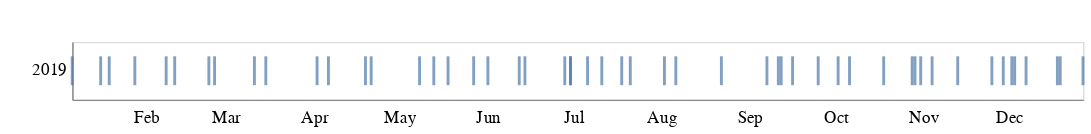

The notebook cell this image was saved under:
### Markdown cell above
### When did Elise finish her books?

### Code cell
# DESKTOP 
alt.Chart(books).mark_tick(thickness=2,size=20).encode(
    x=alt.X('date',axis=alt.Axis(tickCount=12, format='%b', tickColor='#ffffff'), title=''),
    y=alt.Y('year',axis=alt.Axis(tickCount=0, tickColor='#ffffff'), title=' ')
).configure_axis(
    grid=False).properties(height=40, width=700)

### Figure 1 — Vega-Lite specification as saved in the notebook (floating-point values rounded to 4 significant figures)
{"config": {"view": {"width": 800, "height": 450}, "background": "#ffffff", "title": {"anchor": "start", "font": "Benton Gothic Bold, sans", "fontColor": "#000000", "fontSize": 22, "fontWeight": "normal"}, "arc": {"fill": "#82c6df"}, "area": {"fill": "#82c6df"}, "line": {"stroke": "#82c6df", "strokeWidth": 3}, "path": {"stroke": "#82c6df"}, "rect": {"fill": "#82c6df"}, "shape": {"stroke": "#82c6df"}, "bar": {"fill": "#82c6df"}, "point": {"stroke": "#82c6df"}, "symbol": {"fill": "#82c6df", "size": 30}, "axis": {"titleFont": "Benton Gothic Bold, sans", "titleFontSize": 13, "titleFontWeight": "normal", "labelFont": "Benton Gothic, sans", "labelFontSize": 11.5, "labelFontWeight": "normal", "grid": false}, "axisX": {"labelAngle": 0, "labelPadding": 4, "tickSize": 3}, "axisY": {"labelBaseline": "middle", "maxExtent": 45, "minExtent": 45, "tickSize": 2, "titleAlign": "left", "titleAngle": 0, "titleX": -45, "titleY": -11}, "legend": {"titleFont": "Benton Gothic Bold, sans", "titleFontSize": 13, "titleFontWeight": "normal", "symbolType": "square", "labelFont": "Benton Gothic, sans", "labelFontSize": 11.5}, "range": {"category": ["#3580b1", "#ec8431", "#ab7fb4", "#c89d29", "#adc839", "#829eb1"], "diverging": ["#e68a4f", "#f4bb6a", "#f9e39c", "#dadfe2", "#a6b7c6", "#849eae"], "heatmap": ["#fbf2c7", "#f9e39c", "#f8d36e", "#f4bb6a", "#e68a4f", "#d15a40", "#ab4232"], "ordinal": ["#fbf2c7", "#f9e39c", "#f8d36e", "#f4bb6a", "#e68a4f", "#d15a40", "#ab4232"], "ramp": ["#fbf2c7", "#f9e39c", "#f8d36e", "#f4bb6a", "#e68a4f", "#d15a40", "#ab4232"]}}, "data": {"name": "data-7c8b8837e3db213cb2339b0fa7827d31"}, "mark": {"type": "tick", "size": 20, "thickness": 2}, "encoding": {"x": {"type": "temporal", "axis": {"format": "%b", "tickColor": "#ffffff", "tickCount": 12}, "field": "date", "title": ""}, "y": {"type": "nominal", "axis": {"tickColor": "#ffffff", "tickCount": 0}, "field": "year", "title": " "}}, "height": 40, "width": 700, "$schema": "https://vega.github.io/schema/vega-lite/v4.0.2.json", "datasets": {"data-7c8b8837e3db213cb2339b0fa7827d31": [{"order": 1, "title": "Brotopia", "author": "Emily Chang", "pages": 317, "url": "https://www.goodreads.com/book/show/36288143-brotopia", "gender": "F", "type": "Non-Fiction", "subgenre": "Business", "avg_goodreads_rating": 4.04, "started": "2018-12-26T00:00:00", "date": "2019-01-06T00:00:00", "faves": null, "year": "2019", "days_to_read": 11, "gender_description": "Female"}, {"order": 2, "title": "The Human Stain", "author": "Philip Roth", "pages": 384, "url": "https://www.goodreads.com/book/show/11734.The_Human_Stain?from_search=true", "gender": "M", "type": "Fiction", "subgenre": "Literature", "avg_goodreads_rating": 3.87, "started": "2019-01-06T00:00:00", "date": "2019-01-16T00:00:00", "faves": "Y", "year": "2019", "days_to_read": 10, "gender_description": "Male"}, {"order": 3, "title": "You Know You Want This", "author": "Kristen Roupenian", "pages": 225, "url": "https://www.goodreads.com/book/show/40539045-you-know-you-want-this", "gender": "F", "type": "Fiction", "subgenre": "Short Stories", "avg_goodreads_rating": 3.86, "started": "2019-01-16T00:00:00", "date": "2019-01-19T00:00:00", "faves": null, "year": "2019", "days_to_read": 3, "gender_description": "Female"}, {"order": 4, "title": "Why Buddhism is True", "author": "Robert Wright", "pages": 336, "url": "https://www.goodreads.com/book/show/32895535-why-buddhism-is-true?from_search=true", "gender": "M", "type": "Non-Fiction", "subgenre": "Religion", "avg_goodreads_rating": 4.05, "started": "2019-01-18T00:00:00", "date": "2019-04-02T00:00:00", "faves": null, "year": "2019", "days_to_read": 74, "gender_description": "Male"}, {"order": 5, "title": "If Beale Street Could Talk", "author": "James Baldwin", "pages": 197, "url": "https://www.goodreads.com/book/show/38463.If_Beale_Street_Could_Talk", "gender": "M", "type": "Fiction", "subgenre": "Classics", "avg_goodreads_rating": 4.29, "started": "2019-01-22T00:00:00", "date": "2019-01-28T00:00:00", "faves": null, "year": "2019", "days_to_read": 6, "gender_description": "Male"}, {"order": 6, "title": "Nobody Cares", "author": "Anne Donahue", "pages": 240, "url": "https://www.goodreads.com/book/show/36360167-nobody-cares", "gender": "F", "type": "Non-Fiction", "subgenre": "Essays", "avg_goodreads_rating": 3.67, "started": "2019-02-03T00:00:00", "date": "2019-02-25T00:00:00", "faves": null, "year": "2019", "days_to_read": 22, "gender_description": "Female"}, {"order": 7, "title": "Acts of Infidelity", "author": "Lena Andersson", "pages": 366, "url": "https://www.goodreads.com/book/show/22601256-utan-personligt-ansvar", "gender": "F", "type": "Fiction", "subgenre": "Swedish Lit", "avg_goodreads_rating": 3.66, "started": "2019-02-01T00:00:00", "date": "2019-02-08T00:00:00", "faves": null, "year": "2019", "days_to_read": 7, "gender_description": "Female"}, {"order": 8, "title": "There Will Be No Miracles Here", "author": "Casey Gerald", "pages": 394, "url": "https://www.goodreads.com/book/show/38650651-there-will-be-no-miracles-here?from_search=true", "gender": "M", "type": "Non-Fiction", "subgenre": "Memoir", "avg_goodreads_rating": 3.72, "started": "2019-01-27T00:00:00", "date": "2019-02-11T00:00:00", "faves": null, "year": "2019", "days_to_read": 15, "gender_description": "Male"}, {"order": 9, "title": "The Unbearable Lightness of Being", "author": "Milan Kundera", "pages": 320, "url": "https://www.goodreads.com/book/show/9717.The_Unbearable_Lightness_of_Being?from_search=true", "gender": "M", "type": "Fiction", "subgenre": "Classics", "avg_goodreads_rating": 4.09, "started": "2019-02-16T00:00:00", "date": "2019-02-23T00:00:00", "faves": null, "year": "2019", "days_to_read": 7, "gender_description": "Male"}, {"order": 10, "title": "The Beauty Myth", "author": "Naomi Wolf", "pages": 368, "url": "https://www.goodreads.com/book/show/39926.The_Beauty_Myth", "gender": "F", "type": "Non-Fiction", "subgenre": "Feminism", "avg_goodreads_rating": 3.9, "started": "2019-02-12T00:00:00", "date": "2019-11-04T00:00:00", "faves": null, "year": "2019", "days_to_read": 265, "gender_description": "Female"}, {"order": 11, "title": "LOT", "author": "Bryan Washington", "pages": 240, "url": "https://www.goodreads.com/book/show/40749395-lot", "gender": "M", "type": "Fiction", "subgenre": "Short Stories", "avg_goodreads_rating": 3.74, "started": "2019-02-28T00:00:00", "date": "2019-03-15T00:00:00", "faves": "Y", "year": "2019", "days_to_read": 15, "gender_description": "Male"}, {"order": 12, "title": "Oculus", "author": "Sally Wen Mao", "pages": 119, "url": "https://www.goodreads.com/book/show/40121999-oculus", "gender": "F", "type": "Poetry", "subgenre": "Contemporary", "avg_goodreads_rating": 4.22, "started": "2019-03-03T00:00:00", "date": "2019-03-11T00:00:00", "faves": null, "year": "2019", "days_to_read": 8, "gender_description": "Female"}, {"order": 13, "title": "Homo Deus: A Brief History of Tomorrow", "author": "Yuval Harari", "pages": 450, "url": "https://www.goodreads.com/book/show/31138556-homo-deus?from_search=true", "gender": "M", "type": "Non-Fiction", "subgenre": "History", "avg_goodreads_rating": 4.29, "started": "2019-03-22T00:00:00", "date": "2019-04-19T00:00:00", "faves": null, "year": "2019", "days_to_read": 28, "gender_description": "Male"}, {"order": 14, "title": "Heart Berries", "author": "Terese Marie Mailhot", "pages": 143, "url": "https://www.goodreads.com/book/show/35840657-heart-berries", "gender": "F", "type": "Non-Fiction", "subgenre": "Memoir", "avg_goodreads_rating": 3.89, "started": "2019-04-03T00:00:00", "date": "2019-04-06T00:00:00", "faves": null, "year": "2019", "days_to_read": 3, "gender_description": "Female"}, {"order": 15, "title": "Lake Success", "author": "Gary Schneyngart", "pages": 339, "url": "https://www.goodreads.com/book/show/36739942-lake-success", "gender": "M", "type": "Fiction", "subgenre": "Contemporary", "avg_goodreads_rating": 3.64, "started": "2019-04-21T00:00:00", "date": "2019-12-07T00:00:00", "faves": null, "year": "2019", "days_to_read": 230, "gender_description": "Male"}, {"order": 16, "title": "Normal People", "author": "Sally Rooney", "pages": 266, "url": "https://www.goodreads.com/book/show/37539457-normal-people", "gender": "F", "type": "Fiction", "subgenre": "Contemporary", "avg_goodreads_rating": 3.89, "started": "2019-04-20T00:00:00", "date": "2019-04-21T00:00:00", "faves": "Y", "year": "2019", "days_to_read": 1, "gender_description": "Female"}, {"order": 17, "title": "Less", "author": "Andrew Sean Greer", "pages": 273, "url": "https://www.goodreads.com/book/show/39927096-less", "gender": "M", "type": "Fiction", "subgenre": "Contemporary", "avg_goodreads_rating": 3.76, "started": "2019-04-25T00:00:00", "date": "2019-05-08T00:00:00", "faves": null, "year": "2019", "days_to_read": 13, "gender_description": "Male"}, {"order": 18, "title": "Nobody is Ever Missing", "author": "Catherine Lacey", "pages": 244, "url": "https://www.goodreads.com/book/show/18490560-nobody-is-ever-missing?from_search=true", "gender": "F", "type": "Fiction", "subgenre": "Contemporary", "avg_goodreads_rating": 3.27, "started": "2019-05-08T00:00:00", "date": "2019-05-13T00:00:00", "faves": null, "year": "2019", "days_to_read": 5, "gender_description": "Female"}, {"order": 19, "title": "The New Me", "author": "Halle Butler", "pages": 208, "url": "https://www.goodreads.com/book/show/36342706-the-new-me", "gender": "F", "type": "Fiction", "subgenre": "Contemporary", "avg_goodreads_rating": 3.6, "started": "2019-05-13T00:00:00", "date": "2019-05-18T00:00:00", "faves": "Nope", "year": "2019", "days_to_read": 5, "gender_description": "Female"}, {"order": 20, "title": "The Empathy Exams", "author": "Leslie Jamison", "pages": 226, "url": "https://www.goodreads.com/en/book/show/17934655", "gender": "F", "type": "Non-Fiction", "subgenre": "Essays", "avg_goodreads_rating": 3.64, "started": "2019-05-18T00:00:00", "date": "2019-05-27T00:00:00", "faves": null, "year": "2019", "days_to_read": 9, "gender_description": "Female"}, {"order": 21, "title": "Bad Blood", "author": "John Carreyou", "pages": 339, "url": "https://www.goodreads.com/book/show/37976541-bad-blood?from_search=true", "gender": "M", "type": "Non-Fiction", "subgenre": "True Crime", "avg_goodreads_rating": 4.48, "started": "2019-06-01T00:00:00", "date": "2019-06-12T00:00:00", "faves": null, "year": "2019", "days_to_read": 11, "gender_description": "Male"}, {"order": 22, "title": "The Recovering: Intoxication and its Aftermath", "author": "Leslie Jamison", "pages": 545, "url": "https://www.goodreads.com/book/show/35959632-the-recovering", "gender": "F", "type": "Non-Fiction", "subgenre": "Memoir", "avg_goodreads_rating": 3.96, "started": "2019-05-27T00:00:00", "date": "2019-06-01T00:00:00", "faves": "Y", "year": "2019", "days_to_read": 5, "gender_description": "Female"}, {"order": 23, "title": "Evvie Drake Starts Over", "author": "Linda Holmes", "pages": 304, "url": "https://www.goodreads.com/book/show/40514431-evvie-drake-starts-over?ac=1&from_search=true", "gender": "F", "type": "Fiction", "subgenre": "Young Adult", "avg_goodreads_rating": 4.22, "started": "2019-06-30T00:00:00", "date": "2019-06-30T00:00:00", "faves": null, "year": "2019", "days_to_read": 0, "gender_description": "Female"}, {"order": 24, "title": "How to Change Your Mind", "author": "Michael Pollan", "pages": 480, "url": "https://www.goodreads.com/book/show/36613747-how-to-change-your-mind?from_search=true", "gender": "M", "type": "Non-Fiction", "subgenre": "Science", "avg_goodreads_rating": 4.31, "started": "2019-06-12T00:00:00", "date": "2019-10-18T00:00:00", "faves": null, "year": "2019", "days_to_read": 128, "gender_description": "Male"}, {"order": 25, "title": "Trust Exercise", "author": "Susan Choi", "pages": 257, "url": "https://www.goodreads.com/en/book/show/40046059", "gender": "F", "type": "Fiction", "subgenre": "Contemporary", "avg_goodreads_rating": 3.23, "started": "2019-06-12T00:00:00", "date": "2019-06-14T00:00:00", "faves": "Y", "year": "2019", "days_to_read": 2, "gender_description": "Female"}, {"order": 26, "title": "Trick Mirror", "author": "Jia Tolentino", "pages": 256, "url": "https://www.goodreads.com/book/show/43126457-trick-mirror?from_search=true", "gender": "F", "type": "Non-Fiction", "subgenre": "Essays", "avg_goodreads_rating": 4.33, "started": "2019-06-15T00:00:00", "date": "2019-06-30T00:00:00", "faves": "Y", "year": "2019", "days_to_read": 15, "gender_description": "Female"}, {"order": 27, "title": "Territory of Light", "author": "Yuko Tsushima", "pages": 122, "url": "https://www.goodreads.com/book/show/33871745-territory-of-light", "gender": "F", "type": "Fiction", "subgenre": "Japanese Lit", "avg_goodreads_rating": 3.66, "started": "2019-07-01T00:00:00", "date": "2019-07-06T00:00:00", "faves": null, "year": "2019", "days_to_read": 5, "gender_description": "Female"}, {"order": 28, "title": "Unclaimed Baggage", "author": "Jen Doll", "pages": 384, "url": "https://www.goodreads.com/book/show/36949992-unclaimed-baggage?ac=1&from_search=true", "gender": "F", "type": "Fiction", "subgenre": "Young Adult", "avg_goodreads_rating": 3.73, "started": "2019-01-08T00:00:00", "date": "2019-07-11T00:00:00", "faves": null, "year": "2019", "days_to_read": 184, "gender_description": "Female"}, {"order": 29, "title": "Fleishman Is In Trouble", "author": "Taffy Brodesser-Akner", "pages": 384, "url": "https://www.goodreads.com/book/show/41880602-fleishman-is-in-trouble?ac=1&from_search=true", "gender": "F", "type": "Fiction", "subgenre": "Contemporary", "avg_goodreads_rating": 4.1, "started": "2019-06-17T00:00:00", "date": "2019-06-28T00:00:00", "faves": "Y", "year": "2019", "days_to_read": 11, "gender_description": "Female"}, {"order": 30, "title": "Lifespan", "author": "David Sinclair", "pages": 432, "url": "https://www.goodreads.com/book/show/43723901-lifespan?ac=1&from_search=true", "gender": "M", "type": "Non-Fiction", "subgenre": "Science", "avg_goodreads_rating": 4.27, "started": "2019-07-01T00:00:00", "date": "2019-07-18T00:00:00", "faves": null, "year": "2019", "days_to_read": 17, "gender_description": "Male"}, {"order": 31, "title": "Uncanny Valley", "author": "Anna Wiener", "pages": 304, "url": "https://www.goodreads.com/book/show/45186565-uncanny-valley?ac=1&from_search=true", "gender": "F", "type": "Non-Fiction", "subgenre": "Memoir", "avg_goodreads_rating": 4.2, "started": "2019-07-19T00:00:00", "date": "2019-07-21T00:00:00", "faves": "y", "year": "2019", "days_to_read": 2, "gender_description": "Female"}, {"order": 32, "title": "Hit Makers", "author": "Derek Thompson", "pages": 352, "url": "https://www.goodreads.com/book/show/30901608-hit-makers", "gender": "M", "type": "Non-Fiction", "subgenre": "Pop Culture", "avg_goodreads_rating": 3.95, "started": "2019-07-20T00:00:00", "date": "2019-08-06T00:00:00", "faves": null, "year": "2019", "days_to_read": 17, "gender_description": "Male"}, {"order": 33, "title": "Genghis Khan and the Making of the Modern World", "author": "Jack Weatherford", "pages": 352, "url": "https://www.goodreads.com/book/show/40718726-genghis-khan-and-the-making-of-the-modern-world?ac=1&from_search=true", "gender": "M", "type": "Non-Fiction", "subgenre": "History", "avg_goodreads_rating": 4.02, "started": "2019-07-25T00:00:00", "date": "2019-09-07T00:00:00", "faves": null, "year": "2019", "days_to_read": 44, "gender_description": "Male"}, {"order": 34, "title": "For the Love of Men: A New Vision for Mindful Masculinity", "author": "Liz Plank", "pages": 300, "url": "https://www.goodreads.com/book/show/43263540-for-the-love-of-men", "gender": "F", "type": "Non-Fiction", "subgenre": "Feminism", "avg_goodreads_rating": 4.38, "started": "2019-07-23T00:00:00", "date": "2019-08-02T00:00:00", "faves": null, "year": "2019", "days_to_read": 10, "gender_description": "Female"}, {"order": 35, "title": "Three Women", "author": "Lisa Taddeo", "pages": 304, "url": "https://www.goodreads.com/book/show/42201100-three-women", "gender": "F", "type": "Non-Fiction", "subgenre": "Feminism", "avg_goodreads_rating": 3.87, "started": "2019-08-15T00:00:00", "date": "2019-08-22T00:00:00", "faves": "y", "year": "2019", "days_to_read": 7, "gender_description": "Female"}, {"order": 36, "title": "Brave New World", "author": "Aldous Huxley", "pages": 288, "url": "https://www.goodreads.com/book/show/5129.Brave_New_World?ac=1&from_search=true", "gender": "M", "type": "Fiction", "subgenre": "Science ", "avg_goodreads_rating": 3.98, "started": "2019-09-15T00:00:00", "date": "2019-09-16T00:00:00", "faves": null, "year": "2019", "days_to_read": 1, "gender_description": "Male"}, {"order": 37, "title": "Permanent Record", "author": "Mary HK Choi", "pages": 400, "url": "https://www.goodreads.com/book/show/43562239-permanent-record?from_search=true", "gender": "F", "type": "Fiction", "subgenre": "Young Adult", "avg_goodreads_rating": 3.84, "started": "2019-09-07T00:00:00", "date": "2019-09-11T00:00:00", "faves": null, "year": "2019", "days_to_read": 4, "gender_description": "Female"}, {"order": 38, "title": "I Was Their American Dream", "author": "Malaka Gharib", "pages": 160, "url": "https://www.goodreads.com/book/show/40909448-i-was-their-american-dream?from_search=true", "gender": "F", "type": "Non-Fiction", "subgenre": "Graphic Novel", "avg_goodreads_rating": 4.3, "started": "2019-09-05T00:00:00", "date": "2019-09-12T00:00:00", "faves": null, "year": "2019", "days_to_read": 7, "gender_description": "Female"}, {"order": 39, "title": "Men Without Women", "author": "Haruki Murakami", "pages": 242, "url": "https://www.goodreads.com/book/show/31950871-men-without-women", "gender": "M", "type": "Fiction", "subgenre": "Short Stories", "avg_goodreads_rating": 3.77, "started": "2019-09-18T00:00:00", "date": "2019-09-25T00:00:00", "faves": null, "year": "2019", "days_to_read": 7, "gender_description": "Male"}, {"order": 40, "title": "Make it Scream Make it Burn", "author": "Leslie Jamison", "pages": 272, "url": "https://www.goodreads.com/book/show/43521617-make-it-scream-make-it-burn?from_search=true", "gender": "F", "type": "Non-Fiction", "subgenre": "Essays", "avg_goodreads_rating": 4.13, "started": "2019-10-02T00:00:00", "date": "2019-10-06T00:00:00", "faves": null, "year": "2019", "days_to_read": 4, "gender_description": "Female"}, {"order": 41, "title": "How to Talk So Your Kids Will Listen", "author": "Adele Faber and Elaine Mazlish", "pages": 368, "url": "https://www.goodreads.com/book/show/12371502-how-to-talk-so-kids-will-listen-listen-so-kids-will-talk", "gender": "F", "type": "Non-Fiction", "subgenre": "Parenting", "avg_goodreads_rating": 4.26, "started": "2019-09-28T00:00:00", "date": "2019-10-02T00:00:00", "faves": "Y", "year": "2019", "days_to_read": 4, "gender_description": "Female"}, {"order": 43, "title": "Maybe You Should Talk to Somebody", "author": "Lori Gottlieb", "pages": 432, "url": "https://www.goodreads.com/book/show/37570546-maybe-you-should-talk-to-someone?from_search=true", "gender": "F", "type": "Non-Fiction", "subgenre": "Memoir", "avg_goodreads_rating": 4.4, "started": "2019-10-18T00:00:00", "date": "2019-11-25T00:00:00", "faves": "Y", "year": "2019", "days_to_read": 38, "gender_description": "Female"}, {"order": 44, "title": "Think Like Your Editor", "author": "Susan Rabiner", "pages": 288, "url": "https://www.goodreads.com/book/show/18988615-thinking-like-your-editor?utm_content=review_cta_book_image&utm_medium=email&utm_source=bookend", "gender": "F", "type": "Non-Fiction", "subgenre": "Writing", "avg_goodreads_rating": 4.04, "started": "2019-10-24T00:00:00", "date": "2019-10-28T00:00:00", "faves": null, "year": "2019", "days_to_read": 4, "gender_description": "Female"}, {"order": 45, "title": "Kim Ji Young Born 1982", "author": "Cho Nam-joo", "pages": 144, "url": "https://www.goodreads.com/book/show/47320138-kim-ji-young-born-1982?ac=1&from_search=true", "gender": "F", "type": "Fiction", "subgenre": "Feminism", "avg_goodreads_rating": 4.17, "started": "2019-10-28T00:00:00", "date": "2019-10-31T00:00:00", "faves": null, "year": "2019", "days_to_read": 3, "gender_description": "Female"}, {"order": 46, "title": "Superman vs the KKK", "author": "Rick Bowers", "pages": 160, "url": "https://www.goodreads.com/book/show/11407829-superman-versus-the-ku-klux-klan?from_search=true", "gender": "M", "type": "Non-Fiction", "subgenre": "History", "avg_goodreads_rating": 3.66, "started": "2019-10-28T00:00:00", "date": "2019-10-29T00:00:00", "faves": null, "year": "2019", "days_to_read": 1, "gender_description": "Male"}, {"order": 47, "title": "The Likeability Trap", "author": "Alicia Menendez", "pages": 240, "url": "https://www.goodreads.com/book/show/46408581-the-likeability-trap?from_search=true&qid=oURYa3fiGo&rank=1", "gender": "F", "type": "Non-Fiction", "subgenre": "Feminism", "avg_goodreads_rating": 3.7, "started": "2019-11-08T00:00:00", "date": "2019-11-13T00:00:00", "faves": null, "year": "2019", "days_to_read": 5, "gender_description": "Female"}, {"order": 48, "title": "A Short HIstory of Progress", "author": "Ronald Wright", "pages": 224, "url": "https://www.goodreads.com/book/show/331227.A_Short_History_of_Progress?from_search=true&qid=supt2TGSOt&rank=1", "gender": "M", "type": "Non-Fiction", "subgenre": "History", "avg_goodreads_rating": 4.1, "started": "2019-11-13T00:00:00", "date": "2019-11-29T00:00:00", "faves": null, "year": "2019", "days_to_read": 16, "gender_description": "Male"}, {"order": 49, "title": "The Last Romantics", "author": "Tara Conklin", "pages": 368, "url": "https://www.goodreads.com/book/show/35068465-the-last-romantics?ac=1&from_search=true&qid=dert731j6D&rank=1", "gender": "F", "type": "Fiction", "subgenre": "Contemporary", "avg_goodreads_rating": 3.78, "started": "2019-11-29T00:00:00", "date": "2019-12-02T00:00:00", "faves": "Y", "year": "2019", "days_to_read": 3, "gender_description": "Female"}, {"order": 50, "title": "Four Soldiers", "author": "Hubert Mingarelli", "pages": 160, "url": "https://www.goodreads.com/book/show/41557466-four-soldiers?from_search=true&qid=tFOQALgbWg&rank=1", "gender": "F", "type": "Fiction", "subgenre": "Historical", "avg_goodreads_rating": 3.78, "started": "2019-11-29T00:00:00", "date": "2019-12-03T00:00:00", "faves": null, "year": "2019", "days_to_read": 4, "gender_description": "Female"}, {"order": 51, "title": "Working", "author": "Robert Caro", "pages": 231, "url": "https://www.goodreads.com/book/show/43205240-working?from_search=true&qid=51xloY5uTL&rank=1", "gender": "M", "type": "Non-Fiction", "subgenre": "Writing", "avg_goodreads_rating": 4.43, "started": "2019-12-15T00:00:00", "date": "2019-12-18T00:00:00", "faves": null, "year": "2019", "days_to_read": 3, "gender_description": "Male"}, {"order": 52, "title": "The Incendiaries", "author": "R.O. Kwon", "pages": 214, "url": "https://www.goodreads.com/book/show/36679056-the-incendiaries", "gender": "F", "type": "Fiction", "subgenre": "Contemporary", "avg_goodreads_rating": 3.28, "started": "2019-12-19T00:00:00", "date": "2019-12-19T00:00:00", "faves": null, "year": "2019", "days_to_read": 0, "gender_description": "Female"}, {"order": 53, "title": "Wedding Toasts I'll Never Give", "author": "Ada Calhoun", "pages": 192, "url": "https://www.goodreads.com/book/show/36236126-wedding-toasts-i-ll-never-give", "gender": "F", "type": "Non-Fiction", "subgenre": "Essays", "avg_goodreads_rating": 3.86, "started": "2019-12-26T00:00:00", "date": "2019-12-27T00:00:00", "faves": null, "year": "2019", "days_to_read": 1, "gender_description": "Female"}]}}
